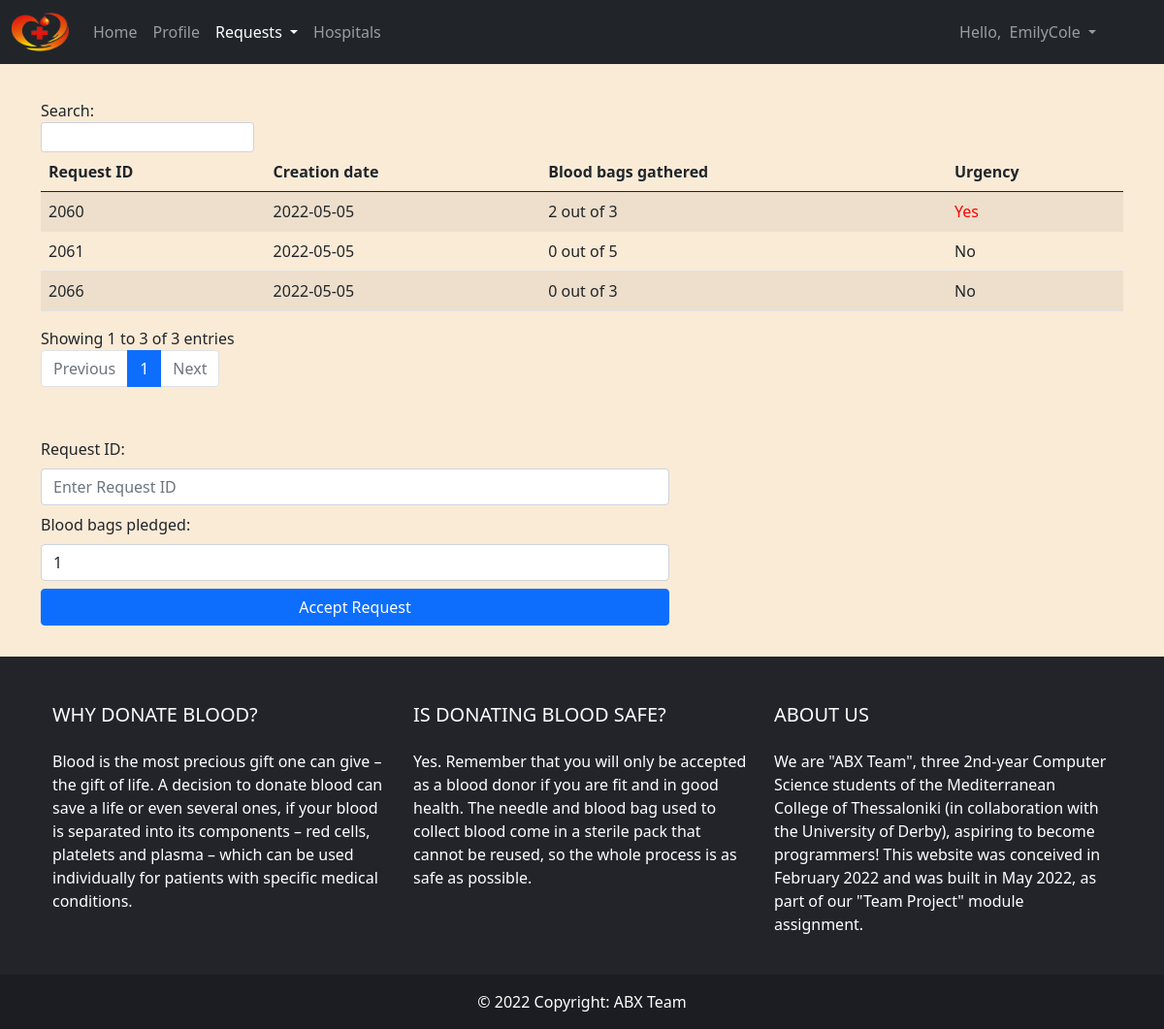
The app's page /Requests.php (signed in) with its own data.
### tables this page shows
CREATE TABLE `REQUEST` (
  `Request_ID` int(11) NOT NULL,
  `Request_Creation_Date` date NOT NULL,
  `Requested_Blood_Bags` int(11) NOT NULL,
  `Blood_Bags_Committed_To_Be_Donated` int(11) DEFAULT NULL,
  `Request_Status` char(9) NOT NULL,
  `Request_Is_Urgent` char(3) NOT NULL,
  `Request_Created_By` varchar(40) NOT NULL,
  `Patient_NINo` varchar(20) NOT NULL
);

### WebPagesAndButtons/requestsPage.php (the view, shortened to what this page needs)
<?php
include_once ('dbConnect.php');
$queryRequestTable = mysqli_query ($conn, "select * from REQUEST
                                           where REQUEST.Request_Status = 'Active'
                                           and Request_ID
                                           not in (
                                           select Request_ID from HAS_ACCEPTED where Username = '" . $_SESSION['username'] . "')
                                           and Request_ID
                                           not in (
                                           select Request_ID from REQUEST where Request_Created_By = '" . $_SESSION['username'] . "')
                                           or Request_ID
                                           in (
                                           select Request_ID from HAS_ACCEPTED where Username = '" . $_SESSION['username'] . "' and Acceptance_Status = 'Cancelled')
                                           order by Request_Is_Urgent desc, Request_Creation_Date asc;
                                           ");
$arrayRequestTable = array();
while ($helperArray = mysqli_fetch_assoc ($queryRequestTable))
{
    array_push($arrayRequestTable, $helperArray);
}
echo '<div class="container" style="padding-top:3%;">
      <table id="RequestsTable" class="table table-striped" style="width:100%">
      <thead>
      <tr>
      <th>Request ID</th>
      <th id="modal">Creation date</th>
      <th>Blood bags gathered</th>
      <th>Urgency</th>
      </tr>
      </thead>';
for ($i = 0; $i < (count($arrayRequestTable)); $i += 1)
{
    echo '  <tr>
                <td>' . $arrayRequestTable[$i] ['Request_ID'] . '</td>
                <td>' . $arrayRequestTable[$i] ['Request_Creation_Date'] . '</td>
                <td>' . $arrayRequestTable[$i] ['Blood_Bags_Committed_To_Be_Donated'] . ' out of ' . $arrayRequestTable[$i] ['Requested_Blood_Bags'] . '</td>
                ';
                if ($arrayRequestTable[$i] ['Request_Is_Urgent'] == "Yes")
                {
                    echo '<td style="color : red">' . $arrayRequestTable[$i] ['Request_Is_Urgent'] . '</td>';
                }
                else
                    echo '<td>' . $arrayRequestTable[$i] ['Request_Is_Urgent'] . '</td>
            </tr>';
}
echo '</table>
      </div>';
?>

### css/Style.css (style rules this page uses)
body { background-color: antiquewhite; }

### records on screen
request: Request_ID "2060", Request_Creation_Date "2022-05-05", Blood_Bags_Committed_To_Be_Donated "2", Requested_Blood_Bags "3", Request_Is_Urgent "Yes"
request: Request_ID "2061", Request_Creation_Date "2022-05-05", Blood_Bags_Committed_To_Be_Donated "0", Requested_Blood_Bags "5", Request_Is_Urgent "No"
request: Request_ID "2066", Request_Creation_Date "2022-05-05", Blood_Bags_Committed_To_Be_Donated "0", Requested_Blood_Bags "3", Request_Is_Urgent "No"

### other values on screen
$_SESSION['username'] "EmilyCole"
